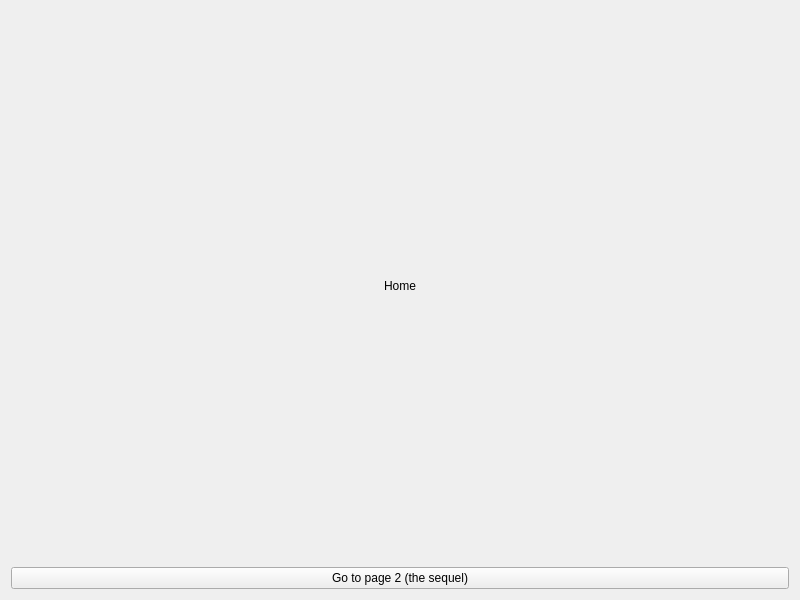
<?xml version="1.0" encoding="UTF-8" ?>
<ui version="4.0">
    <class>Home</class>
    <widget class="QWidget" name="Home">
        <property name="geometry">
            <rect>
                <x>0</x>
                <y>0</y>
                <width>800</width>
                <height>600</height>
            </rect>
        </property>
        <property name="windowTitle">
            <string>Home</string>
        </property>
        <layout class="QVBoxLayout" name="verticalLayout">
            <item>
                <widget class="QLabel" name="label">
                    <property name="text">
                        <string>Home</string>
                    </property>
                    <property name="alignment">
                        <set>Qt::AlignCenter</set>
                    </property>
                </widget>
            </item>
            <item>
                <widget class="QPushButton" name="pushButton">
                    <property name="text">
                        <string>Go to page 2 (the sequel)</string>
                    </property>
                </widget>
            </item>
        </layout>
    </widget>
    <resources/>
    <connections/>
</ui>
